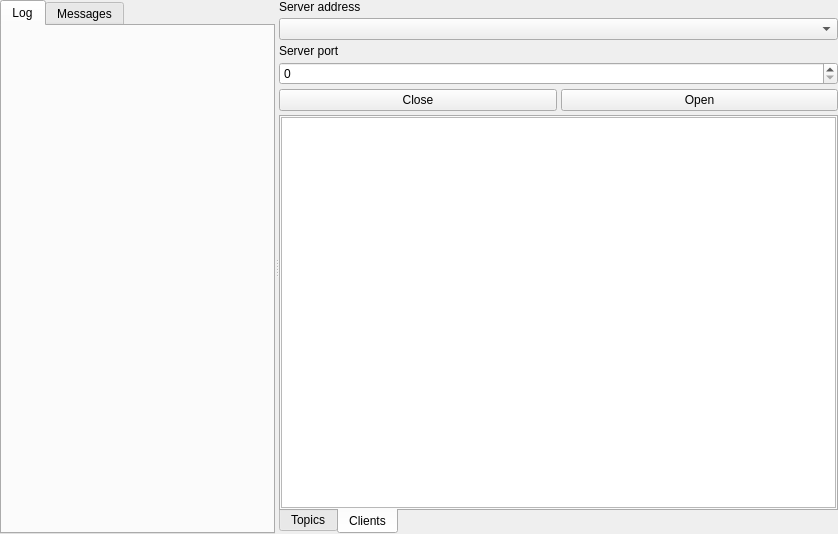
<?xml version="1.0" encoding="UTF-8"?>
<ui version="4.0">
 <class>MqttServerUi</class>
 <widget class="QWidget" name="MqttServerUi">
  <property name="geometry">
   <rect>
    <x>0</x>
    <y>0</y>
    <width>838</width>
    <height>534</height>
   </rect>
  </property>
  <property name="windowTitle">
   <string notr="true">Form</string>
  </property>
  <layout class="QGridLayout" name="gridLayout_4">
   <property name="leftMargin">
    <number>0</number>
   </property>
   <property name="topMargin">
    <number>0</number>
   </property>
   <property name="rightMargin">
    <number>0</number>
   </property>
   <property name="bottomMargin">
    <number>0</number>
   </property>
   <property name="spacing">
    <number>4</number>
   </property>
   <item row="0" column="0">
    <widget class="QSplitter" name="splitter">
     <property name="orientation">
      <enum>Qt::Orientation::Horizontal</enum>
     </property>
     <widget class="QTabWidget" name="tabWidget">
      <property name="currentIndex">
       <number>0</number>
      </property>
      <widget class="QWidget" name="tabLog">
       <attribute name="title">
        <string>Log</string>
       </attribute>
       <layout class="QGridLayout" name="gridLayout">
        <property name="leftMargin">
         <number>0</number>
        </property>
        <property name="topMargin">
         <number>0</number>
        </property>
        <property name="rightMargin">
         <number>0</number>
        </property>
        <property name="bottomMargin">
         <number>0</number>
        </property>
        <property name="spacing">
         <number>4</number>
        </property>
        <item row="0" column="0">
         <widget class="xMQTT::MqttLogView" name="widgetLog" native="true"/>
        </item>
       </layout>
      </widget>
      <widget class="QWidget" name="tabMessage">
       <attribute name="title">
        <string>Messages</string>
       </attribute>
       <layout class="QGridLayout" name="gridLayout_5">
        <property name="leftMargin">
         <number>0</number>
        </property>
        <property name="topMargin">
         <number>0</number>
        </property>
        <property name="rightMargin">
         <number>0</number>
        </property>
        <property name="bottomMargin">
         <number>0</number>
        </property>
        <property name="spacing">
         <number>4</number>
        </property>
        <item row="0" column="0">
         <widget class="xMQTT::MqttDataView" name="widgetMqttDataView" native="true"/>
        </item>
       </layout>
      </widget>
     </widget>
     <widget class="QWidget" name="widgetServer" native="true">
      <layout class="QVBoxLayout" name="verticalLayout_2">
       <property name="spacing">
        <number>4</number>
       </property>
       <property name="leftMargin">
        <number>0</number>
       </property>
       <property name="topMargin">
        <number>0</number>
       </property>
       <property name="rightMargin">
        <number>0</number>
       </property>
       <property name="bottomMargin">
        <number>0</number>
       </property>
       <item>
        <widget class="QLabel" name="label">
         <property name="text">
          <string>Server address</string>
         </property>
        </widget>
       </item>
       <item>
        <widget class="QComboBox" name="comboBoxServerAddress"/>
       </item>
       <item>
        <widget class="QLabel" name="label_2">
         <property name="text">
          <string>Server port</string>
         </property>
        </widget>
       </item>
       <item>
        <widget class="QSpinBox" name="spinBoxServerPort"/>
       </item>
       <item>
        <layout class="QHBoxLayout" name="horizontalLayout">
         <item>
          <widget class="QPushButton" name="pushButtonClose">
           <property name="text">
            <string>Close</string>
           </property>
          </widget>
         </item>
         <item>
          <widget class="QPushButton" name="pushButtonOpen">
           <property name="text">
            <string>Open</string>
           </property>
          </widget>
         </item>
        </layout>
       </item>
       <item>
        <widget class="QTabWidget" name="tabWidget_2">
         <property name="tabPosition">
          <enum>QTabWidget::TabPosition::South</enum>
         </property>
         <property name="currentIndex">
          <number>1</number>
         </property>
         <widget class="QWidget" name="tab_2">
          <attribute name="title">
           <string>Topics</string>
          </attribute>
          <layout class="QGridLayout" name="gridLayout_2">
           <property name="leftMargin">
            <number>0</number>
           </property>
           <property name="topMargin">
            <number>0</number>
           </property>
           <property name="rightMargin">
            <number>0</number>
           </property>
           <property name="bottomMargin">
            <number>0</number>
           </property>
           <property name="spacing">
            <number>4</number>
           </property>
           <item row="0" column="0">
            <widget class="QTreeView" name="treeViewTopics"/>
           </item>
          </layout>
         </widget>
         <widget class="QWidget" name="tab_3">
          <attribute name="title">
           <string>Clients</string>
          </attribute>
          <layout class="QGridLayout" name="gridLayout_3">
           <property name="leftMargin">
            <number>0</number>
           </property>
           <property name="topMargin">
            <number>0</number>
           </property>
           <property name="rightMargin">
            <number>0</number>
           </property>
           <property name="bottomMargin">
            <number>0</number>
           </property>
           <property name="spacing">
            <number>4</number>
           </property>
           <item row="0" column="0">
            <widget class="QTreeView" name="treeViewClients"/>
           </item>
          </layout>
         </widget>
        </widget>
       </item>
      </layout>
     </widget>
    </widget>
   </item>
  </layout>
 </widget>
 <customwidgets>
  <customwidget>
   <class>xMQTT::MqttDataView</class>
   <extends>QWidget</extends>
   <header location="global">x/mqtt/mqttdataview.h</header>
   <container>1</container>
  </customwidget>
  <customwidget>
   <class>xMQTT::MqttLogView</class>
   <extends>QWidget</extends>
   <header location="global">x/mqtt/mqttlogview.h</header>
   <container>1</container>
  </customwidget>
 </customwidgets>
 <resources/>
 <connections/>
</ui>
